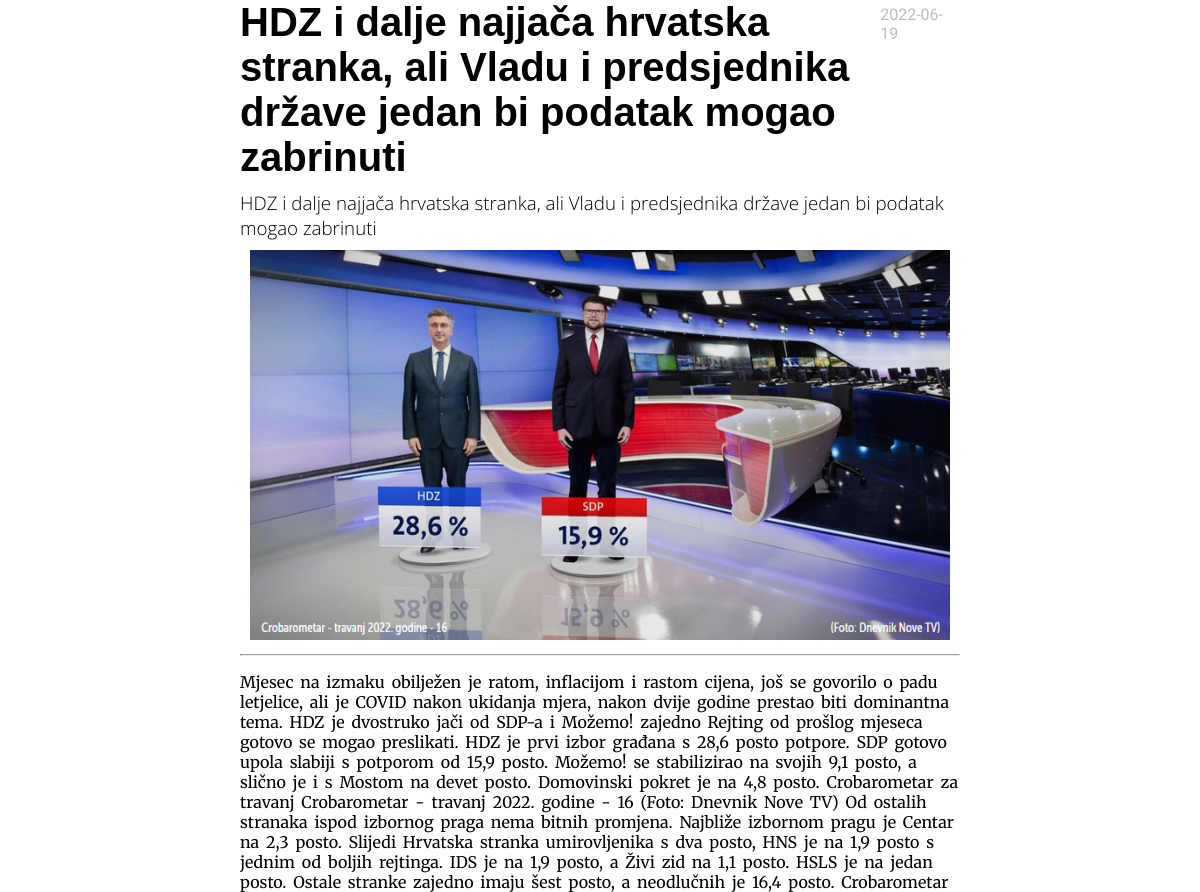
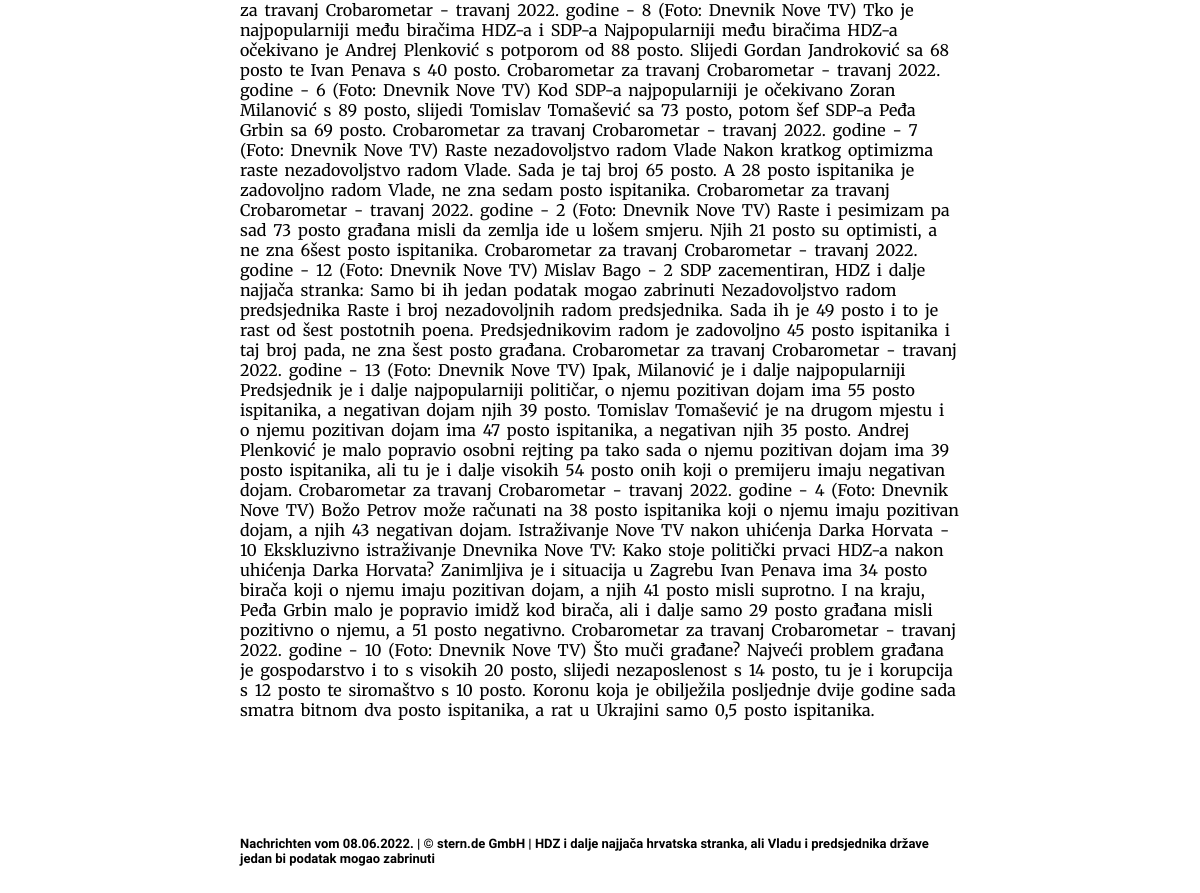
Screenshot of /clanak.php?id=40 with the database file from the repository (2 pictures, top to bottom).
### tables this page shows
CREATE TABLE `article` (
  `id` int(11) NOT NULL AUTO_INCREMENT,
  `title` varchar(200) NOT NULL,
  `dateEdited` date DEFAULT NULL,
  `shortDescription` varchar(500) DEFAULT NULL,
  `photoPath` varchar(150) DEFAULT NULL,
  `content` mediumtext DEFAULT NULL,
  `categoryId` int(11) DEFAULT NULL,
  `archived` int(11) DEFAULT NULL,
  PRIMARY KEY (`id`),
  KEY `fk_categoryId` (`categoryId`),
  CONSTRAINT `fk_categoryId` FOREIGN KEY (`categoryId`) REFERENCES `category` (`id`)
);

### connection.php (called while the page is built, shortened)
<?php
    function connect() {
        $servername = "localhost";
        $username = "root";
        $password = "";
        $db_name = "stern";
        $mysqli  = new mysqli($servername, $username, $password, $db_name);
        $mysqli->set_charset("utf8");
        return $mysqli;
    }
    function fetch_article($article_id) {
        $mysqli = connect();
        $id = $title = $date = $description = $photo_path = $text = $category_id = '';
        $sql_query = "SELECT id, title, dateEdited, shortDescription, photoPath, content, categoryId FROM article
                WHERE id=?";
        $stmt = $mysqli->prepare($sql_query);
        $stmt->bind_param('i', $article_id);
        $stmt->execute();
        $stmt->bind_result($id, $title, $date, $description, $photo_path, $text, $category_id);
        $category_name = get_category_name($category_id);
        return new Article($article_id, $title, $date, $description,
                $photo_path, $text, $category_name, 0);
    }
    function get_category_name($category_id) {
        $mysqli = connect();
        $category_name = 0;
        $sql_query = "SELECT categoryName FROM category WHERE id=?";
        $stmt = $mysqli->prepare($sql_query);
        $stmt->bind_param('s', $category_name);
        $stmt->execute();
        $stmt->bind_result($category_id);
        if($stmt->fetch()) {
            return $category_id;
        }
        return false;
    }
    class Article {
        function __construct($id, $title, $date, $description, $photo_path, $text,
            $category, $archive_status) {
            $this->title = $title;
            $this->date = $date;
            $this->description = $description;
            $this->photo_path = $photo_path;
            $this->text = $text;
        }
    }
?>

### clanak.php (the view, shortened to what this page needs)
<!DOCTYPE html>
<html lang="de">
<head>
    <link rel="stylesheet" href="resources/style.css">
</head>
<body>
<?php
    include "connection.php";
    $article_id = $_GET['id'];
    $article = fetch_article($article_id);
?>
<main>
    <article>
        <div class="article-heading-container">
            <h2 class="article-heading"><?php echo "$article->title";?></h2>
            <h4 class="article-date"><?php echo "$article->date";?></h4>
        </div>
        <h3 class="article-description"><?php echo "$article->description";?></h3>
        <figure class="article-img-container">
            <img src="<?php echo "$article->photo_path";?>" alt="Article photo">
        </figure><hr>
        <p class="article-paragraph"><?php echo "$article->text";?></p>
    </article>
</main>
<footer>
    <h6 class="footer-text">Nachrichten vom 08.06.2022. | © stern.de GmbH | <?php echo "$article->title";?></h6>
</footer>
</body>
</html>

### resources/style.css (style rules this page uses)
body { width: 60%; margin: auto; }
.footer-text { font-size: 13px; font-family: 'Assistant', sans-serif; font-weight: 700; margin-top: 100px; }
footer { display: flex; justify-content: center; }
.article-heading { font-family: 'Raleway', sans-serif; font-weight: bolder; font-size: 40px; margin: 0; width: 90%; }
.article-date { margin: 5px 0; color: #bdbdbd; font-family: 'Assistant', sans-serif; font-weight: lighter; }
.article-description { font-family: 'Open Sans', sans-serif; font-weight: lighter; margin: 10px 0 0 0; }
.article-paragraph { font-family: 'Merriweather', serif; word-spacing: 3px; }
.article-img-container { margin: 10px; }
.article-img-container img { width: 100%; }
.article-heading-container { display: flex; justify-content: space-between; }

### rows the page displays
article: title "HDZ i dalje najjača hrvatska stranka, ali Vladu i predsjednika države jedan bi podatak mogao zabrinuti", dateEdited "2022-06-19", shortDescription "HDZ i dalje najjača hrvatska stranka, ali Vladu i predsjednika države jedan bi podatak mogao zabrinuti", photoPath (picture), content "Mjesec na izmaku obilježen je ratom, inflacijom i rastom cijena, još se govorilo o padu letjelice, ali je COVID nakon ukidanja mjera, nakon dvije godine prestao biti dominantna tema. HDZ je dvostruko jači od SDP-a i Možemo! zajedno Rejting od prošlog mjeseca gotovo se mogao preslikati. HDZ je prvi izbor građana s 28,6 posto potpore. SDP gotovo upola slabiji s potporom od 15,9 posto. Možemo! se stabilizirao na svojih 9,1 posto, a slično je i s Mostom na devet posto. Domovinski pokret je na 4,8 posto. Crobarometar za travanj Crobarometar - travanj 2022. godine - 16 (Foto: Dnevnik Nove TV) Od ostalih stranaka ispod izbornog praga nema bitnih promjena. Najbliže izbornom pragu je Centar na 2,3…"
